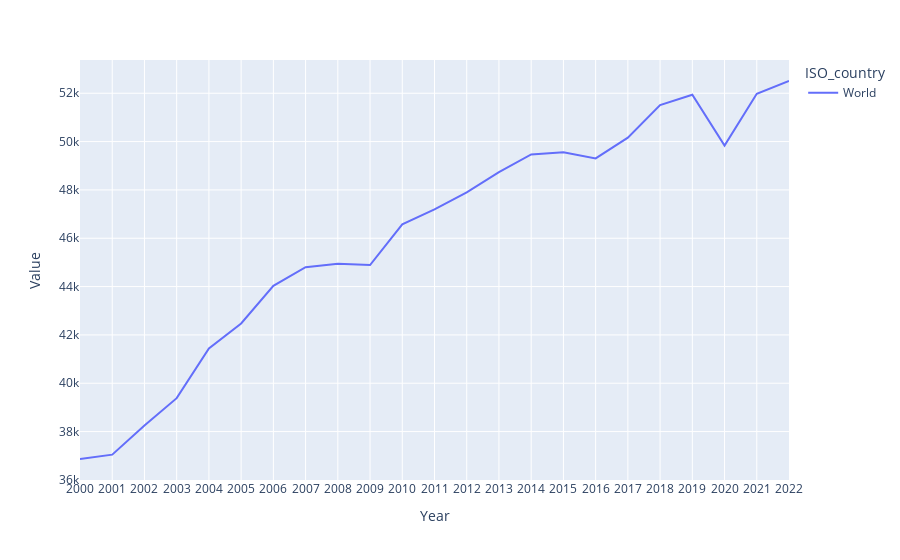

Notebook code cell kept with this figure:
### Code cell
ccWorld = pd.DataFrame(ccDF.sum(axis=0)).T
ccWorld['ISO_country'] = 'World'
ccWorld = ccWorld.reset_index(drop=True)
ccWorld_melted = ccWorld.melt(id_vars=['ISO_country'], var_name='Year', value_name='Value')
# y - millions of metric tons of GHG
fig = px.line(ccWorld_melted, x='Year', y='Value', color='ISO_country')
fig.show()

### Figure 1 — Plotly figure (JSON) as saved in the notebook; plotly's stock layout.template omitted (floating-point values rounded to 4 significant figures)
{"data": [{"hovertemplate": "ISO_country=World<br>Year=%{x}<br>Value=%{y}<extra></extra>", "legendgroup": "World", "line": {"color": "#636efa", "dash": "solid"}, "marker": {"symbol": "circle"}, "mode": "lines", "name": "World", "orientation": "v", "showlegend": true, "type": "scatter", "x": ["2000", "2001", "2002", "2003", "2004", "2005", "2006", "2007", "2008", "2009", "2010", "2011", "2012", "2013", "2014", "2015", "2016", "2017", "2018", "2019", "2020", "2021", "2022"], "xaxis": "x", "y": [36870.0, 37050.0, 38250.0, 39380.0, 41440.0, 42470.0, 44030.0, 44800.0, 44950.0, 44890.0, 46570.0, 47200.0, 47900.0, 48730.0, 49470.0, 49560.0, 49300.0, 50160.0, 51510.0, 51940.0, 49830.0, 51980.0, 52510.0], "yaxis": "y"}], "layout": {"legend": {"title": {"text": "ISO_country"}, "tracegroupgap": 0}, "margin": {"t": 60}, "xaxis": {"anchor": "y", "domain": [0, 1], "title": {"text": "Year"}}, "yaxis": {"anchor": "x", "domain": [0, 1], "title": {"text": "Value"}}}}
